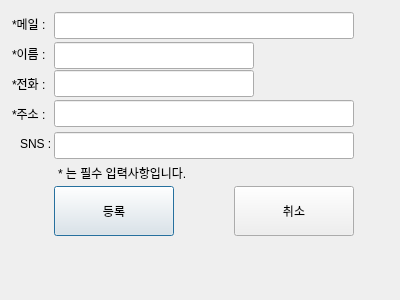
<?xml version="1.0" encoding="UTF-8"?>
<ui version="4.0">
 <class>Dialog</class>
 <widget class="QDialog" name="Dialog">
  <property name="geometry">
   <rect>
    <x>0</x>
    <y>0</y>
    <width>400</width>
    <height>300</height>
   </rect>
  </property>
  <property name="windowTitle">
   <string>Dialog</string>
  </property>
  <widget class="QLabel" name="label">
   <property name="geometry">
    <rect>
     <x>12</x>
     <y>15</y>
     <width>47</width>
     <height>17</height>
    </rect>
   </property>
   <property name="text">
    <string>*메일 : </string>
   </property>
  </widget>
  <widget class="QLabel" name="label_2">
   <property name="geometry">
    <rect>
     <x>12</x>
     <y>45</y>
     <width>47</width>
     <height>17</height>
    </rect>
   </property>
   <property name="text">
    <string>*이름 : </string>
   </property>
  </widget>
  <widget class="QLabel" name="label_3">
   <property name="geometry">
    <rect>
     <x>12</x>
     <y>75</y>
     <width>47</width>
     <height>17</height>
    </rect>
   </property>
   <property name="text">
    <string>*전화 :</string>
   </property>
  </widget>
  <widget class="QLabel" name="label_4">
   <property name="geometry">
    <rect>
     <x>12</x>
     <y>105</y>
     <width>47</width>
     <height>17</height>
    </rect>
   </property>
   <property name="text">
    <string>*주소 : </string>
   </property>
  </widget>
  <widget class="QLabel" name="label_5">
   <property name="geometry">
    <rect>
     <x>20</x>
     <y>135</y>
     <width>47</width>
     <height>17</height>
    </rect>
   </property>
   <property name="text">
    <string>SNS : </string>
   </property>
  </widget>
  <widget class="QLabel" name="label_6">
   <property name="geometry">
    <rect>
     <x>58</x>
     <y>164</y>
     <width>193</width>
     <height>17</height>
    </rect>
   </property>
   <property name="text">
    <string>* 는 필수 입력사항입니다.</string>
   </property>
  </widget>
  <widget class="QPushButton" name="btn_add">
   <property name="geometry">
    <rect>
     <x>54</x>
     <y>186</y>
     <width>120</width>
     <height>50</height>
    </rect>
   </property>
   <property name="text">
    <string>등록</string>
   </property>
  </widget>
  <widget class="QPushButton" name="btn_close">
   <property name="geometry">
    <rect>
     <x>234</x>
     <y>186</y>
     <width>120</width>
     <height>50</height>
    </rect>
   </property>
   <property name="text">
    <string>취소</string>
   </property>
  </widget>
  <widget class="QLineEdit" name="le_mail">
   <property name="geometry">
    <rect>
     <x>54</x>
     <y>12</y>
     <width>300</width>
     <height>27</height>
    </rect>
   </property>
  </widget>
  <widget class="QLineEdit" name="le_name">
   <property name="geometry">
    <rect>
     <x>54</x>
     <y>42</y>
     <width>200</width>
     <height>27</height>
    </rect>
   </property>
  </widget>
  <widget class="QLineEdit" name="le_telno">
   <property name="geometry">
    <rect>
     <x>54</x>
     <y>70</y>
     <width>200</width>
     <height>27</height>
    </rect>
   </property>
  </widget>
  <widget class="QLineEdit" name="le_addr">
   <property name="geometry">
    <rect>
     <x>54</x>
     <y>100</y>
     <width>300</width>
     <height>27</height>
    </rect>
   </property>
  </widget>
  <widget class="QLineEdit" name="le_sns">
   <property name="geometry">
    <rect>
     <x>54</x>
     <y>132</y>
     <width>300</width>
     <height>27</height>
    </rect>
   </property>
  </widget>
 </widget>
 <resources/>
 <connections/>
</ui>
